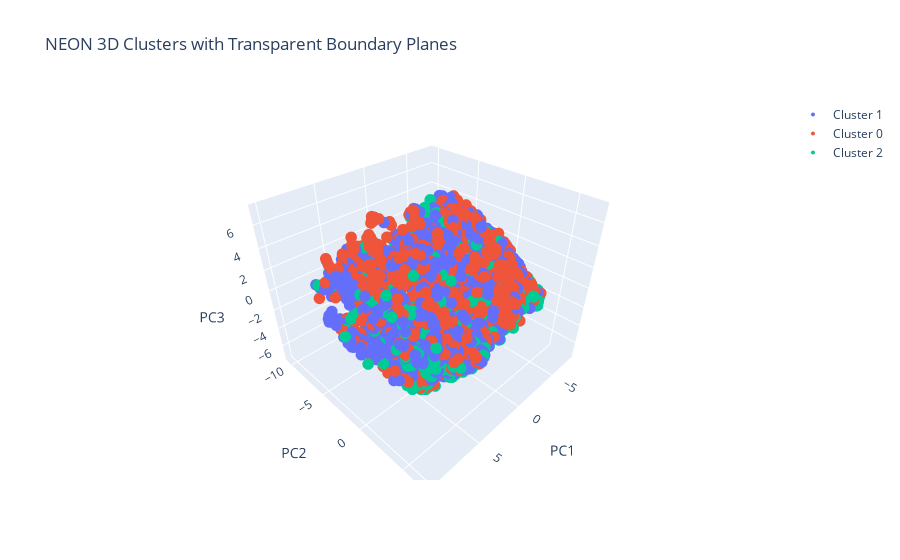

This figure's notebook cell:
### Code cell
import numpy as np
import plotly.graph_objects as go

fig = go.Figure()

# Plot points per cluster
for c in pca_df['cluster'].unique():
    subset = pca_df[pca_df['cluster'] == c]
    fig.add_trace(go.Scatter3d(
        x=subset['PC1'],
        y=subset['PC2'],
        z=subset['PC3'],
        mode='markers',
        marker=dict(size=4),
        name=f'Cluster {c}'
    ))

# Draw transparent planes along PC1 to divide clusters
colors = ['rgba(255,0,0,0.2)', 'rgba(0,255,0,0.2)', 'rgba(0,0,255,0.2)']

for i, c in enumerate(sorted(pca_df['cluster'].unique())):
    subset = pca_df[pca_df['cluster'] == c]
    x_val = np.mean([subset['PC1'].min(), subset['PC1'].max()])  # plane position
    y_range = [subset['PC2'].min(), subset['PC2'].max()]
    z_range = [subset['PC3'].min(), subset['PC3'].max()]

    # Create a plane as a mesh
    fig.add_trace(go.Mesh3d(
        x=[x_val, x_val, x_val, x_val],
        y=[y_range[0], y_range[1], y_range[1], y_range[0]],
        z=[z_range[0], z_range[0], z_range[1], z_range[1]],
        color=colors[i],
        opacity=0.3,
        name=f'Cluster {c} plane',
        showscale=False
    ))

fig.update_layout(
    title='NEON 3D Clusters with Transparent Boundary Planes',
    scene=dict(
        xaxis_title='PC1',
        yaxis_title='PC2',
        zaxis_title='PC3'
    )
)

fig.show()

### Figure 1 — Plotly figure (JSON) as saved in the notebook; plotly's stock layout.template omitted (floating-point values rounded to 4 significant figures; data arrays with more than 128 entries replaced by an {"elided": "..."} marker saying what was removed)
{"data": [{"marker": {"size": 4}, "mode": "markers", "name": "Cluster 1", "type": "scatter3d", "x": {"elided": "4483 float values"}, "y": {"elided": "4483 float values"}, "z": {"elided": "4483 float values"}}, {"marker": {"size": 4}, "mode": "markers", "name": "Cluster 0", "type": "scatter3d", "x": {"elided": "2918 float values"}, "y": {"elided": "2918 float values"}, "z": {"elided": "2918 float values"}}, {"marker": {"size": 4}, "mode": "markers", "name": "Cluster 2", "type": "scatter3d", "x": {"elided": "1212 float values"}, "y": {"elided": "1212 float values"}, "z": {"elided": "1212 float values"}}, {"color": "rgba(255,0,0,0.2)", "name": "Cluster 0 plane", "opacity": 0.3, "showscale": false, "type": "mesh3d", "x": [1.263, 1.263, 1.263, 1.263], "y": [-10.15, 6.733, 6.733, -10.15], "z": [-7.088, -7.088, 7.202, 7.202]}, {"color": "rgba(0,255,0,0.2)", "name": "Cluster 1 plane", "opacity": 0.3, "showscale": false, "type": "mesh3d", "x": [1.293, 1.293, 1.293, 1.293], "y": [-10.38, 6.837, 6.837, -10.38], "z": [-7.24, -7.24, 6.749, 6.749]}, {"color": "rgba(0,0,255,0.2)", "name": "Cluster 2 plane", "opacity": 0.3, "showscale": false, "type": "mesh3d", "x": [0.9685, 0.9685, 0.9685, 0.9685], "y": [-10.11, 6.664, 6.664, -10.11], "z": [-7.298, -7.298, 5.766, 5.766]}], "layout": {"scene": {"xaxis": {"title": {"text": "PC1"}}, "yaxis": {"title": {"text": "PC2"}}, "zaxis": {"title": {"text": "PC3"}}}, "title": {"text": "NEON 3D Clusters with Transparent Boundary Planes"}}}
